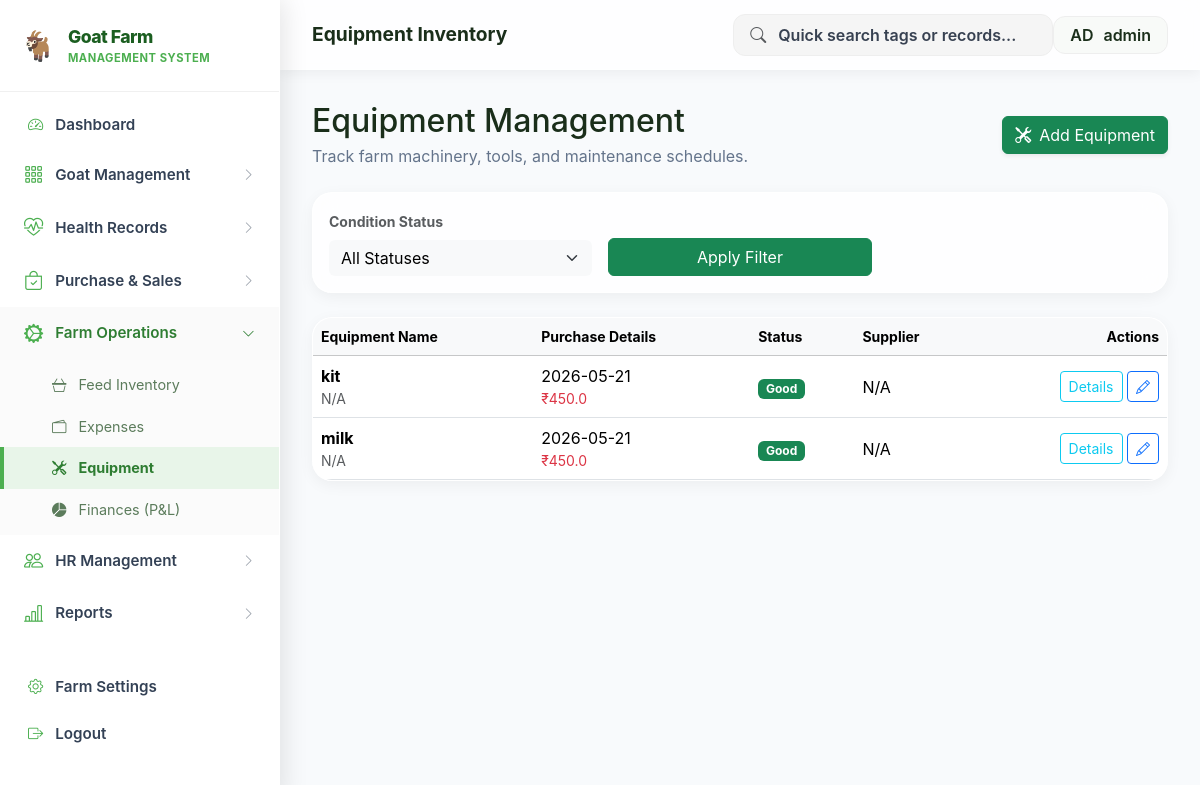
The page /equipment (signed in) on the database its author committed.
### tables this page shows
CREATE TABLE equipment (
            id INTEGER PRIMARY KEY AUTOINCREMENT,
            equipment_name TEXT NOT NULL, category_id INTEGER,
            supplier_id INTEGER, purchase_date DATE, purchase_cost REAL,
            condition_status TEXT DEFAULT 'Good', assigned_employee TEXT,
            last_used_date DATE, service_due_date DATE,
            service_due_alert INTEGER DEFAULT 0, notes TEXT, name TEXT, type TEXT, supplier TEXT, status TEXT);

### Project_goatfarm.py (the view)
@app.route('/equipment')
def equipment():
    db = get_db()
    name_filter = request.args.get('name', '')
    type_filter = request.args.get('type', '')
    status_filter = request.args.get('status', '')
    q = "SELECT * FROM equipment WHERE 1=1"
    p = []
    if name_filter:
        q += " AND name LIKE ?"; p.append(f'%{name_filter}%')
    if type_filter:
        q += " AND type=?"; p.append(type_filter)
    if status_filter:
        q += " AND status=?"; p.append(status_filter)
    records = db.execute(q, p).fetchall()
    return render_template('equipment.html', records=records, name_filter=name_filter, type_filter=type_filter, status_filter=status_filter)

### Project_goatfarm.py (called while the page is built)
def get_db():
    conn = sqlite3.connect(DB_FILE)
    conn.row_factory = sqlite3.Row
    return conn

@app.before_request
def require_login():
    allowed_routes = ['login', 'static', 'register', 'verify_otp', 'goats', 'goat_detail']
    if request.endpoint not in allowed_routes and 'user_id' not in session:
        return redirect(url_for('login'))

### templates/equipment.html (shortened to what this page needs)
{% extends 'layout.html' %}
{% block page_title %}Equipment Inventory{% endblock %}
{% block content %}
<div class="page-header mb-4 d-flex justify-content-between align-items-center">
    <div>
        <h2 class="fw-800 text-dark mb-1">Equipment Management</h2>
        <p class="text-muted mb-0">Track farm machinery, tools, and maintenance schedules.</p>
    </div>
    <a href="{{ url_for('equipment_add') }}" class="btn btn-success shadow-sm"><i class="bi bi-tools me-2"></i>Add Equipment</a>
</div>
<div class="card border-0 mb-4">
    <div class="card-body">
        <form method="GET" action="{{ url_for('equipment') }}" class="row g-3">
            <div class="col-md-4">
                <label class="form-label small fw-bold text-muted">Condition Status</label>
                <select name="status" class="form-select border-0 bg-light">
                    <option value="">All Statuses</option>
                </select>
            </div>
            <div class="col-md-4 d-flex align-items-end">
                <button type="submit" class="btn btn-success w-100">Apply Filter</button>
            </div>
        </form>
    </div>
</div>
<div class="card border-0 overflow-hidden">
    <div class="table-responsive">
        <table class="table mb-0 align-middle">
            <thead class="table-light text-muted small fw-bold">
                <tr>
                    <th>Equipment Name</th>
                    <th>Purchase Details</th>
                    <th>Status</th>
                    <th>Supplier</th>
                    <th class="text-end">Actions</th>
                </tr>
            </thead>
            <tbody>
                {% for record in records %}
                <tr>
                    <td>
                        <div class="fw-bold">{{ record.name }}</div>
                        <div class="small text-muted">{{ record.type or 'N/A' }}</div>
                    </td>
                    <td>
                        <div>{{ record.purchase_date or 'N/A' }}</div>
                        <div class="text-danger small">₹{{ record.purchase_cost or 0 }}</div>
                    </td>
                    <td>
                        {% if record.status == 'Good' %}
                            <span class="badge bg-success">Good</span>
                        {% elif record.status == 'Needs Repair' %}
                            <span class="badge bg-warning text-dark">Needs Repair</span>
                        {% else %}
                            <span class="badge bg-danger">Out of Service</span>
                        {% endif %}
                    </td>
                    <td>{{ record.supplier or 'N/A' }}</td>
                    <td class="text-end">
                        <a href="{{ url_for('equipment_detail', id=record.id) }}" class="btn btn-sm btn-outline-info">Details</a>
                        <a href="{{ url_for('equipment_edit', id=record.id) }}" class="btn btn-sm btn-outline-primary"><i class="bi bi-pencil"></i></a>
                    </td>
                </tr>
                {% endfor %}
            </tbody>
        </table>
    </div>
</div>
{% endblock %}

### static/css/style.css (style rules this page uses)
:root { --sidebar-width: 270px; --sidebar-bg: #ffffff; --sidebar-hover: #e0eee0; --sidebar-active: #2e7d32; --sidebar-text: #2d4a2d; --sidebar-heading: #5c7c5c; --topbar-height: 64px; --accent: #4caf50; --accent-light: #81c784; --accent-dark: #2e7d32; --body-bg: #ffffff; --card-bg: #ffffff; --card-shadow: 0 4px 15px rgba(0,0,0,0.05); --sidebar-shadow: 2px 0 10px rgba(0,0,0,0.03); --font-main: -apple-system, BlinkMacSystemFont, "SF Pro Text", "SF Pro Display", "Helvetica Neue", Arial, sans-serif; --transition: all 0.3s ease; }
* { margin: 0; padding: 0; box-sizing: border-box; font-family: var(--font-main); }
input, textarea, select { color: #000000 !important; font-weight: 700; }
body { background: var(--body-bg); color: #2c3e50; -webkit-font-smoothing: antialiased; }
.page-header h2, h2, .container h2, .container-fluid h2 { color: #1a2e1a !important; text-shadow: none; }
.page-header p, p.text-muted, .container p.text-muted, .container-fluid p.text-muted { color: #64748b !important; }
.card { background: rgba(255, 255, 255, 0.8) !important; backdrop-filter: blur(12px); -webkit-backdrop-filter: blur(12px); border: 1px solid rgba(255, 255, 255, 0.9) !important; border-radius: 24px; box-shadow: 0 10px 40px rgba(0, 0, 0, 0.04), 0 2px 4px rgba(0,0,0,0.02); transition: var(--transition); }
.card { background: var(--card-bg); border: 1px solid #f0f0f0; border-radius: 20px; box-shadow: var(--card-shadow); transition: var(--transition); }

### templates/layout.html (style rules this page uses)
:root { --sidebar-width: 280px; --topbar-height: 70px; --accent: #4caf50; --accent-dark: #2e7d32; --bg-light: #f8fafc; --sidebar-bg: #ffffff; --sidebar-text: #334155; --sidebar-hover: #f1f5f9; --transition: all 0.3s cubic-bezier(0.4, 0, 0.2, 1); }

### rows shown on the page
equipment: name "kit", type "N/A", purchase_date "2026-05-21", purchase_cost "450.0", status "Good", supplier "N/A"
equipment: name "milk", type "N/A", purchase_date "2026-05-21", purchase_cost "450.0", status "Good", supplier "N/A"

### other values the page prints
{{ session.username or 'Admin' }} "admin"
